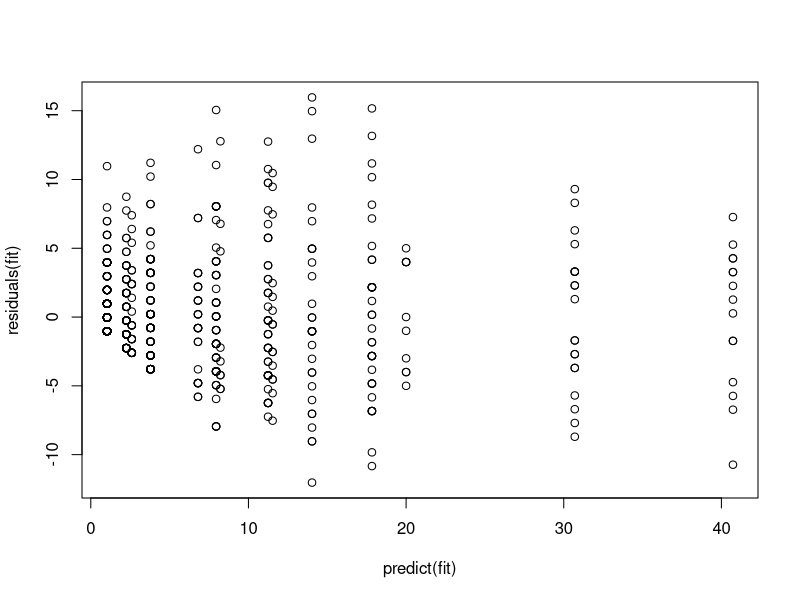

Write the R code that produced this figure.
library(rpart)


### Name: solder
### Title: Soldering of Components on Printed-Circuit Boards
### Aliases: solder
### Keywords: datasets

### ** Examples

fit <- rpart(skips ~ Opening + Solder + Mask + PadType + Panel,
             data = solder, method = "anova")
summary(residuals(fit))
plot(predict(fit), residuals(fit))
